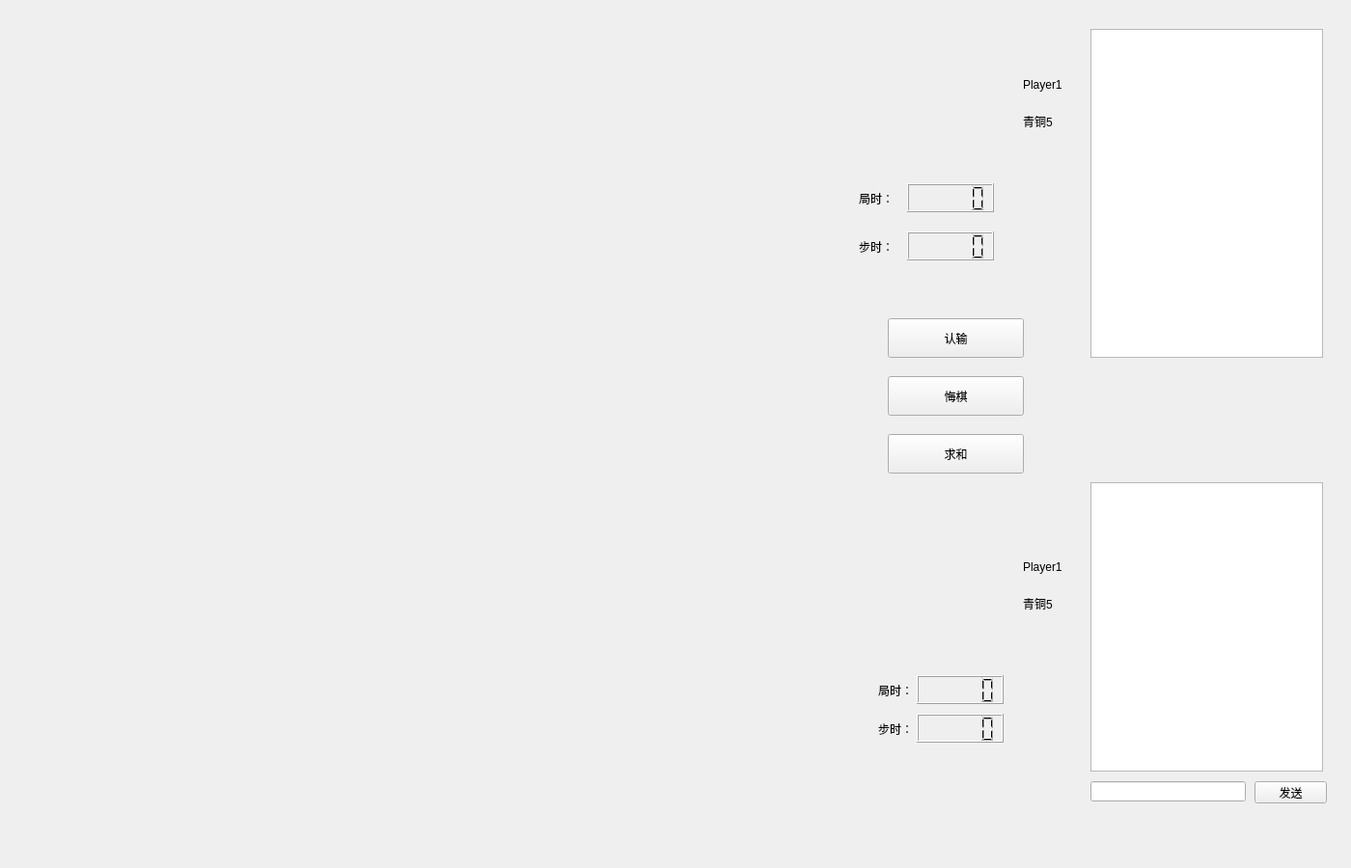
<?xml version="1.0" encoding="UTF-8"?>
<ui version="4.0">
 <class>onlineCheckerBoard</class>
 <widget class="QWidget" name="onlineCheckerBoard">
  <property name="geometry">
   <rect>
    <x>0</x>
    <y>0</y>
    <width>1400</width>
    <height>900</height>
   </rect>
  </property>
  <property name="windowTitle">
   <string>Form</string>
  </property>
  <widget class="QLabel" name="P2_Portrait">
   <property name="geometry">
    <rect>
     <x>930</x>
     <y>560</y>
     <width>100</width>
     <height>100</height>
    </rect>
   </property>
   <property name="text">
    <string/>
   </property>
   <property name="pixmap">
    <pixmap>:/pic/resource/bk.jpg</pixmap>
   </property>
  </widget>
  <widget class="QLCDNumber" name="P2_StepTime">
   <property name="geometry">
    <rect>
     <x>950</x>
     <y>740</y>
     <width>90</width>
     <height>30</height>
    </rect>
   </property>
  </widget>
  <widget class="QListWidget" name="RecordBox">
   <property name="geometry">
    <rect>
     <x>1130</x>
     <y>30</y>
     <width>241</width>
     <height>341</height>
    </rect>
   </property>
  </widget>
  <widget class="QPushButton" name="Summation">
   <property name="geometry">
    <rect>
     <x>920</x>
     <y>450</y>
     <width>141</width>
     <height>41</height>
    </rect>
   </property>
   <property name="text">
    <string>求和</string>
   </property>
  </widget>
  <widget class="QLCDNumber" name="P2_GameTime">
   <property name="geometry">
    <rect>
     <x>950</x>
     <y>700</y>
     <width>90</width>
     <height>30</height>
    </rect>
   </property>
  </widget>
  <widget class="QLabel" name="P1_Flag">
   <property name="geometry">
    <rect>
     <x>820</x>
     <y>170</y>
     <width>52</width>
     <height>100</height>
    </rect>
   </property>
   <property name="text">
    <string/>
   </property>
   <property name="pixmap">
    <pixmap resource="resource.qrc">:/resource/flag.png</pixmap>
   </property>
  </widget>
  <widget class="QLabel" name="label_2">
   <property name="geometry">
    <rect>
     <x>890</x>
     <y>200</y>
     <width>54</width>
     <height>12</height>
    </rect>
   </property>
   <property name="text">
    <string>局时：</string>
   </property>
  </widget>
  <widget class="QLabel" name="P1_rank">
   <property name="geometry">
    <rect>
     <x>1060</x>
     <y>120</y>
     <width>54</width>
     <height>12</height>
    </rect>
   </property>
   <property name="text">
    <string>青铜5</string>
   </property>
  </widget>
  <widget class="QLabel" name="P1_check">
   <property name="geometry">
    <rect>
     <x>810</x>
     <y>80</y>
     <width>80</width>
     <height>80</height>
    </rect>
   </property>
   <property name="text">
    <string/>
   </property>
   <property name="pixmap">
    <pixmap resource="resource.qrc">:/Piece/bshuai.png</pixmap>
   </property>
  </widget>
  <widget class="QLabel" name="P2_rank">
   <property name="geometry">
    <rect>
     <x>1060</x>
     <y>620</y>
     <width>54</width>
     <height>12</height>
    </rect>
   </property>
   <property name="text">
    <string>青铜5</string>
   </property>
  </widget>
  <widget class="QLabel" name="label_3">
   <property name="geometry">
    <rect>
     <x>890</x>
     <y>250</y>
     <width>54</width>
     <height>12</height>
    </rect>
   </property>
   <property name="text">
    <string>步时：</string>
   </property>
  </widget>
  <widget class="QPushButton" name="RegretChess">
   <property name="geometry">
    <rect>
     <x>920</x>
     <y>390</y>
     <width>141</width>
     <height>41</height>
    </rect>
   </property>
   <property name="text">
    <string>悔棋</string>
   </property>
  </widget>
  <widget class="QLabel" name="label_10">
   <property name="geometry">
    <rect>
     <x>910</x>
     <y>750</y>
     <width>54</width>
     <height>12</height>
    </rect>
   </property>
   <property name="text">
    <string>步时：</string>
   </property>
  </widget>
  <widget class="QLabel" name="P1_Name">
   <property name="geometry">
    <rect>
     <x>1060</x>
     <y>80</y>
     <width>61</width>
     <height>16</height>
    </rect>
   </property>
   <property name="text">
    <string>Player1</string>
   </property>
  </widget>
  <widget class="QLabel" name="P1_Portrait">
   <property name="geometry">
    <rect>
     <x>930</x>
     <y>60</y>
     <width>100</width>
     <height>100</height>
    </rect>
   </property>
   <property name="text">
    <string/>
   </property>
   <property name="pixmap">
    <pixmap>:/pic/resource/bk.jpg</pixmap>
   </property>
  </widget>
  <widget class="QLabel" name="P2_Flag">
   <property name="geometry">
    <rect>
     <x>830</x>
     <y>680</y>
     <width>52</width>
     <height>100</height>
    </rect>
   </property>
   <property name="text">
    <string/>
   </property>
   <property name="pixmap">
    <pixmap resource="resource.qrc">:/resource/flag.png</pixmap>
   </property>
  </widget>
  <widget class="QLabel" name="P2_check">
   <property name="geometry">
    <rect>
     <x>820</x>
     <y>580</y>
     <width>80</width>
     <height>80</height>
    </rect>
   </property>
   <property name="text">
    <string/>
   </property>
   <property name="pixmap">
    <pixmap resource="resource.qrc">:/Piece/rshuai.png</pixmap>
   </property>
  </widget>
  <widget class="QLCDNumber" name="P1_GameTime">
   <property name="geometry">
    <rect>
     <x>940</x>
     <y>190</y>
     <width>90</width>
     <height>30</height>
    </rect>
   </property>
  </widget>
  <widget class="QLCDNumber" name="P1_StepTime">
   <property name="geometry">
    <rect>
     <x>940</x>
     <y>240</y>
     <width>90</width>
     <height>30</height>
    </rect>
   </property>
  </widget>
  <widget class="QLabel" name="label_9">
   <property name="geometry">
    <rect>
     <x>910</x>
     <y>710</y>
     <width>54</width>
     <height>12</height>
    </rect>
   </property>
   <property name="text">
    <string>局时：</string>
   </property>
  </widget>
  <widget class="QLabel" name="P2_Name">
   <property name="geometry">
    <rect>
     <x>1060</x>
     <y>580</y>
     <width>61</width>
     <height>16</height>
    </rect>
   </property>
   <property name="text">
    <string>Player1</string>
   </property>
  </widget>
  <widget class="QPushButton" name="AdaimDefeat">
   <property name="geometry">
    <rect>
     <x>920</x>
     <y>330</y>
     <width>141</width>
     <height>41</height>
    </rect>
   </property>
   <property name="text">
    <string>认输</string>
   </property>
  </widget>
  <widget class="QListWidget" name="GameChatBox">
   <property name="geometry">
    <rect>
     <x>1130</x>
     <y>500</y>
     <width>241</width>
     <height>300</height>
    </rect>
   </property>
  </widget>
  <widget class="QPushButton" name="GameChatSend">
   <property name="geometry">
    <rect>
     <x>1300</x>
     <y>810</y>
     <width>75</width>
     <height>23</height>
    </rect>
   </property>
   <property name="text">
    <string>发送</string>
   </property>
  </widget>
  <widget class="QLineEdit" name="GameChatText">
   <property name="geometry">
    <rect>
     <x>1130</x>
     <y>810</y>
     <width>161</width>
     <height>21</height>
    </rect>
   </property>
  </widget>
 </widget>
 <resources>
  <include location="resource.qrc"/>
 </resources>
 <connections/>
</ui>
